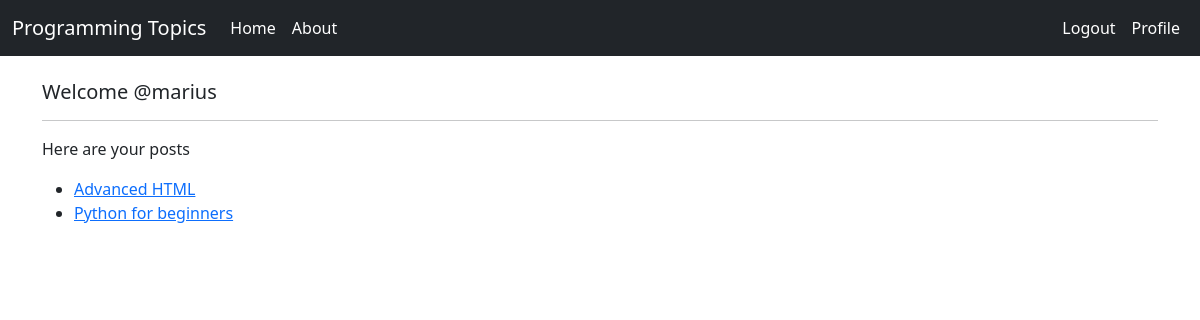
/profile/ (signed in), run on an earlier commit of the app's database.
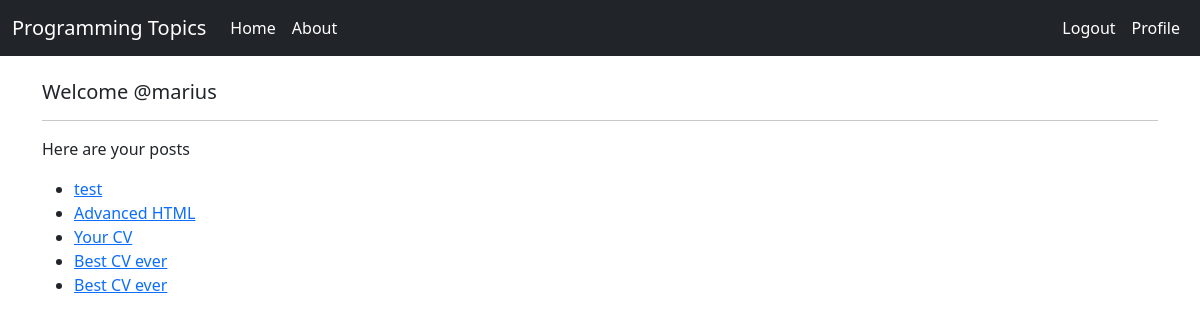
And on a later commit of the database.
### topics/models.py (models this page shows, shortened)
class Subtopic(models.Model):
    user = models.ForeignKey(User, default=1, on_delete=models.CASCADE)
    topic = models.ForeignKey(Topic, on_delete=models.CASCADE)
    name = models.CharField(max_length=150)
    members = models.ManyToManyField(User, related_name='members', blank=True)
    content = models.TextField()
    date_created = models.DateTimeField(auto_now_add=True)
    date_modified = models.DateTimeField(auto_now=True)
    class Meta:
        ordering = ['-date_modified', '-date_created']

### topics/views.py (the view)
# urls.py: path('profile/', views.profile, name='profile'),
def profile(request):
    user_posts = Subtopic.objects.filter(user=request.user)
    context = {'posts': user_posts}
    return render(request, 'topics/profile.html', context)

### topics/templates/topics/profile.html
{% extends 'base.html' %}
{% block content %}
    <br>
    {% if request.user.is_authenticated %}
        <h5>Welcome @{{request.user}}</h5>
    {% endif %}
    <hr>
    <div class="container-profile">
        <p>Here are your posts</p>
        <ul class="user-posts">
            {% for post in posts %}
                <li>
                    <a href="{% url 'post' post.id %}">{{post.name}}</a>
                </li>
            {% endfor %}
        </ul>
    </div>
{% endblock content %}

What changed in the data, as far as the page shows it:
removed Subtopic: name "Python for beginners"
added Subtopic: name "test"
added Subtopic: name "Your CV"
added Subtopic: name "Best CV ever"
added Subtopic: name "Best CV ever"
